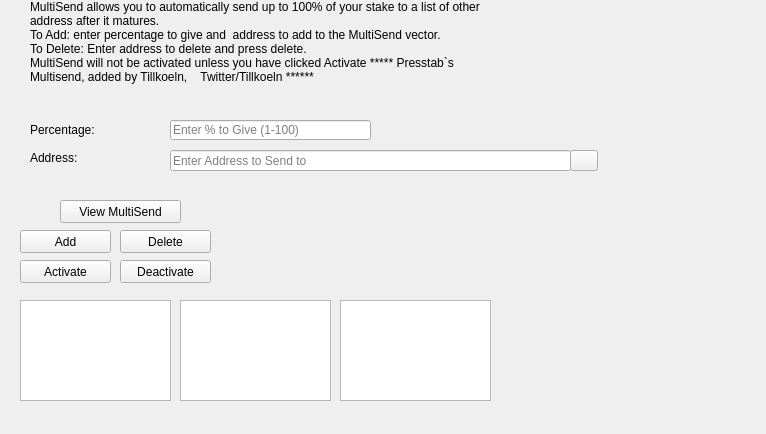
<?xml version="1.0" encoding="UTF-8"?>
<ui version="4.0">
 <class>MultiSendDialog</class>
 <widget class="QWidget" name="MultiSendDialog">
  <property name="windowModality">
   <enum>Qt::NonModal</enum>
  </property>
  <property name="geometry">
   <rect>
    <x>0</x>
    <y>0</y>
    <width>766</width>
    <height>434</height>
   </rect>
  </property>
  <property name="windowTitle">
   <string>MultiSend</string>
  </property>
  <widget class="QLineEdit" name="multiSendPercentEdit">
   <property name="geometry">
    <rect>
     <x>170</x>
     <y>120</y>
     <width>201</width>
     <height>20</height>
    </rect>
   </property>
   <property name="toolTip">
    <string>Enter whole numbers 1 - 100</string>
   </property>
   <property name="placeholderText">
    <string>Enter % to Give (1-100)</string>
   </property>
  </widget>
  <widget class="QLineEdit" name="multiSendAddressEdit">
   <property name="geometry">
    <rect>
     <x>170</x>
     <y>150</y>
     <width>401</width>
     <height>21</height>
    </rect>
   </property>
   <property name="toolTip">
    <string/>
   </property>
   <property name="placeholderText">
    <string>Enter Address to Send to</string>
   </property>
  </widget>
  <widget class="QLabel" name="label_2">
   <property name="geometry">
    <rect>
     <x>30</x>
     <y>0</y>
     <width>451</width>
     <height>121</height>
    </rect>
   </property>
   <property name="lineWidth">
    <number>1</number>
   </property>
   <property name="text">
    <string>MultiSend allows you to automatically send up to 100% of your stake to a list of other address after it matures.
To Add: enter percentage to give and  address to add to the MultiSend vector. 
To Delete: Enter address to delete and press delete.
MultiSend will not be activated unless you have clicked Activate ***** Presstab`s Multisend, added by Tillkoeln,    Twitter/Tillkoeln ******</string>
   </property>
   <property name="alignment">
    <set>Qt::AlignLeading|Qt::AlignLeft|Qt::AlignTop</set>
   </property>
   <property name="wordWrap">
    <bool>true</bool>
   </property>
  </widget>
  <widget class="QLabel" name="message">
   <property name="geometry">
    <rect>
     <x>240</x>
     <y>200</y>
     <width>381</width>
     <height>91</height>
    </rect>
   </property>
   <property name="text">
    <string/>
   </property>
  </widget>
  <widget class="QPushButton" name="addButton">
   <property name="geometry">
    <rect>
     <x>20</x>
     <y>230</y>
     <width>91</width>
     <height>23</height>
    </rect>
   </property>
   <property name="toolTip">
    <string/>
   </property>
   <property name="statusTip">
    <string>Add to MultiSend Vector</string>
   </property>
   <property name="text">
    <string>Add</string>
   </property>
  </widget>
  <widget class="QPushButton" name="disableButton">
   <property name="geometry">
    <rect>
     <x>120</x>
     <y>260</y>
     <width>91</width>
     <height>23</height>
    </rect>
   </property>
   <property name="statusTip">
    <string>Deactivate MultiSend</string>
   </property>
   <property name="text">
    <string>Deactivate</string>
   </property>
  </widget>
  <widget class="QPushButton" name="addressBookButton">
   <property name="geometry">
    <rect>
     <x>570</x>
     <y>150</y>
     <width>28</width>
     <height>21</height>
    </rect>
   </property>
   <property name="toolTip">
    <string>Choose an address from the address book</string>
   </property>
   <property name="text">
    <string/>
   </property>
   <property name="icon">
    <iconset resource="../bitcoin.qrc">
     <normaloff>:/icons/address-book</normaloff>:/icons/address-book</iconset>
   </property>
   <property name="shortcut">
    <string>Alt+A</string>
   </property>
   <property name="autoDefault">
    <bool>false</bool>
   </property>
  </widget>
  <widget class="QLabel" name="label">
   <property name="geometry">
    <rect>
     <x>30</x>
     <y>120</y>
     <width>121</width>
     <height>20</height>
    </rect>
   </property>
   <property name="toolTip">
    <string>Percentage of stake to send</string>
   </property>
   <property name="text">
    <string>Percentage:</string>
   </property>
  </widget>
  <widget class="QLabel" name="label_5">
   <property name="geometry">
    <rect>
     <x>30</x>
     <y>150</y>
     <width>111</width>
     <height>16</height>
    </rect>
   </property>
   <property name="toolTip">
    <string>Address to send portion of stake to</string>
   </property>
   <property name="text">
    <string>Address:</string>
   </property>
  </widget>
  <widget class="QPushButton" name="deleteButton">
   <property name="geometry">
    <rect>
     <x>120</x>
     <y>230</y>
     <width>91</width>
     <height>23</height>
    </rect>
   </property>
   <property name="toolTip">
    <string/>
   </property>
   <property name="statusTip">
    <string>Delete Address From MultiSend Vector</string>
   </property>
   <property name="text">
    <string>Delete</string>
   </property>
  </widget>
  <widget class="QPushButton" name="activateButton">
   <property name="geometry">
    <rect>
     <x>20</x>
     <y>260</y>
     <width>91</width>
     <height>23</height>
    </rect>
   </property>
   <property name="statusTip">
    <string>Activate MultiSend</string>
   </property>
   <property name="text">
    <string>Activate</string>
   </property>
  </widget>
  <widget class="QPushButton" name="viewButton">
   <property name="geometry">
    <rect>
     <x>60</x>
     <y>200</y>
     <width>121</width>
     <height>23</height>
    </rect>
   </property>
   <property name="toolTip">
    <string/>
   </property>
   <property name="statusTip">
    <string>View MultiSend Vector</string>
   </property>
   <property name="text">
    <string>View MultiSend</string>
   </property>
  </widget>
  <widget class="QTextBrowser" name="webView_15">
   <property name="geometry">
    <rect>
     <x>20</x>
     <y>300</y>
     <width>151</width>
     <height>101</height>
    </rect>
   </property>
   <property name="minimumSize">
    <size>
     <width>151</width>
     <height>101</height>
    </size>
   </property>
   <property name="maximumSize">
    <size>
     <width>151</width>
     <height>101</height>
    </size>
   </property>
   <property name="html">
    <string>&lt;!DOCTYPE HTML PUBLIC &quot;-//W3C//DTD HTML 4.0//EN&quot; &quot;http://www.w3.org/TR/REC-html40/strict.dtd&quot;&gt;
&lt;html&gt;&lt;head&gt;&lt;meta name=&quot;qrichtext&quot; content=&quot;1&quot; /&gt;&lt;style type=&quot;text/css&quot;&gt;
p, li { white-space: pre-wrap; }
&lt;/style&gt;&lt;/head&gt;&lt;body style=&quot; font-family:'MS Shell Dlg 2'; font-size:7.8pt; font-weight:400; font-style:normal;&quot;&gt;
&lt;p style=&quot; margin-top:0px; margin-bottom:0px; margin-left:0px; margin-right:0px; -qt-block-indent:0; text-indent:0px;&quot;&gt;&lt;a href=&quot;http://www.github.com/Tillkoeln&quot;&gt;&lt;img src=&quot;::/images/res/images/github.jpg&quot; /&gt;&lt;/a&gt;&lt;/p&gt;&lt;/body&gt;&lt;/html&gt;</string>
   </property>
   <property name="openExternalLinks">
    <bool>true</bool>
   </property>
  </widget>
  <widget class="QTextBrowser" name="webView_16">
   <property name="geometry">
    <rect>
     <x>180</x>
     <y>300</y>
     <width>151</width>
     <height>101</height>
    </rect>
   </property>
   <property name="minimumSize">
    <size>
     <width>151</width>
     <height>101</height>
    </size>
   </property>
   <property name="maximumSize">
    <size>
     <width>151</width>
     <height>101</height>
    </size>
   </property>
   <property name="html">
    <string>&lt;!DOCTYPE HTML PUBLIC &quot;-//W3C//DTD HTML 4.0//EN&quot; &quot;http://www.w3.org/TR/REC-html40/strict.dtd&quot;&gt;
&lt;html&gt;&lt;head&gt;&lt;meta name=&quot;qrichtext&quot; content=&quot;1&quot; /&gt;&lt;style type=&quot;text/css&quot;&gt;
p, li { white-space: pre-wrap; }
&lt;/style&gt;&lt;/head&gt;&lt;body style=&quot; font-family:'MS Shell Dlg 2'; font-size:7.8pt; font-weight:400; font-style:normal;&quot;&gt;
&lt;p style=&quot; margin-top:0px; margin-bottom:0px; margin-left:0px; margin-right:0px; -qt-block-indent:0; text-indent:0px;&quot;&gt;&lt;a href=&quot;http://www.Twitter.com/Tillkoeln&quot;&gt;&lt;img src=&quot;::/images/res/images/twitter.png&quot; /&gt;&lt;/a&gt;&lt;/p&gt;&lt;/body&gt;&lt;/html&gt;</string>
   </property>
   <property name="openExternalLinks">
    <bool>true</bool>
   </property>
  </widget>
  <widget class="QTextBrowser" name="webView_17">
   <property name="geometry">
    <rect>
     <x>340</x>
     <y>300</y>
     <width>151</width>
     <height>101</height>
    </rect>
   </property>
   <property name="minimumSize">
    <size>
     <width>151</width>
     <height>101</height>
    </size>
   </property>
   <property name="maximumSize">
    <size>
     <width>151</width>
     <height>101</height>
    </size>
   </property>
   <property name="html">
    <string>&lt;!DOCTYPE HTML PUBLIC &quot;-//W3C//DTD HTML 4.0//EN&quot; &quot;http://www.w3.org/TR/REC-html40/strict.dtd&quot;&gt;
&lt;html&gt;&lt;head&gt;&lt;meta name=&quot;qrichtext&quot; content=&quot;1&quot; /&gt;&lt;style type=&quot;text/css&quot;&gt;
p, li { white-space: pre-wrap; }
&lt;/style&gt;&lt;/head&gt;&lt;body style=&quot; font-family:'MS Shell Dlg 2'; font-size:7.8pt; font-weight:400; font-style:normal;&quot;&gt;
&lt;p style=&quot; margin-top:0px; margin-bottom:0px; margin-left:0px; margin-right:0px; -qt-block-indent:0; text-indent:0px;&quot;&gt;&lt;a href=&quot;https://www.youtube.com/channel/UC-x4N9JU3Aoi8RyBlPQc75Q&quot;&gt;&lt;img src=&quot;::/images/res/images/youtube.png&quot; /&gt;&lt;/a&gt;&lt;/p&gt;&lt;/body&gt;&lt;/html&gt;</string>
   </property>
   <property name="openExternalLinks">
    <bool>true</bool>
   </property>
  </widget>
 </widget>
 <resources>
  <include location="../bitcoin.qrc"/>
 </resources>
 <connections/>
</ui>
